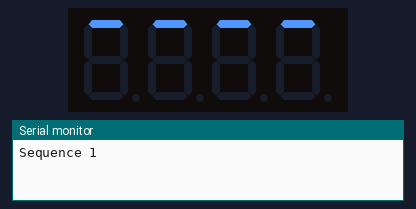
Simulated run of this sketch. Board: Arduino Uno, built with avr-gcc and run on an emulated ATmega328P. On the bench: 4-digit seven-segment display, the last lines printed to the serial monitor.

Above: at 0.35 s.
At 4.3 s:
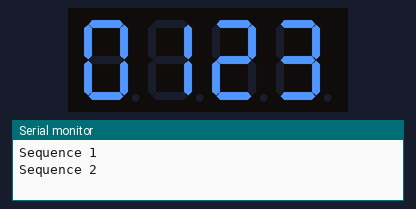
At 18.4 s:
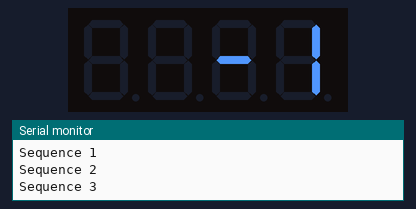
At 22.5 s:
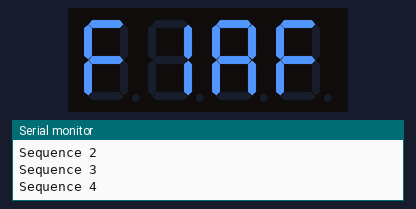
At 24.5 s:
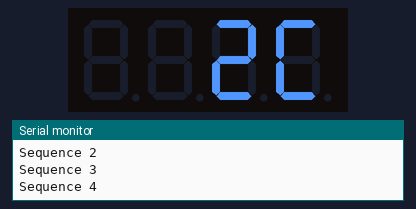
At 26.5 s:
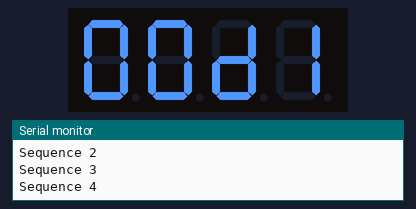

The sketch:

Experiment_7_TM1637.ino
```cpp
// (licence header left out)
#include <TM1637Display.h> //Include TM1637 library functions

const int DIO = 2; //data in
const int CLK = 3; //clock
TM1637Display display(CLK, DIO);

const uint8_t SEG_DONE[] = {
  SEG_B | SEG_C | SEG_D | SEG_E | SEG_G,           // d
  SEG_A | SEG_B | SEG_C | SEG_D | SEG_E | SEG_F,   // O
  SEG_C | SEG_E | SEG_G,                           // n
  SEG_A | SEG_D | SEG_E | SEG_F | SEG_G            // E
};

void setup() {
  pinMode (DIO, OUTPUT);
  pinMode (CLK, OUTPUT);
  Serial.begin(9600);
}

void loop() {
  display.setBrightness(0x0f);
  /*Sequence 1
    This sequence shows how individual segments can turned on and off
    The library defines constants to encode each segment as follows
    #define SEG_A   0b00000001
    #define SEG_B   0b00000010
    #define SEG_C   0b00000100
    #define SEG_D   0b00001000
    #define SEG_E   0b00010000
    #define SEG_F   0b00100000
    #define SEG_G   0b01000000
    #define SEG_DP  0b10000000
  */
  Serial.println ("Sequence 1");
  //Define which segments are on for each digit
  uint8_t allOn[] = { 0xff, 0xff, 0xff, 0xff }; //All segments on
  uint8_t allOff[] = { 0x00, 0x00, 0x00, 0x00 }; //All segments off
  uint8_t segA[] = { SEG_A, SEG_A, SEG_A, SEG_A }; //Segment A on
  uint8_t segB[] = { SEG_B, SEG_B, SEG_B, SEG_B }; //Segment B on
  uint8_t segC[] = { SEG_C, SEG_C, SEG_C, SEG_C }; //Segment C on
  uint8_t segD[] = { SEG_D, SEG_D, SEG_D, SEG_D }; //Segment D on
  uint8_t segE[] = { SEG_E, SEG_E, SEG_E, SEG_E }; //Segment E on
  uint8_t segF[] = { SEG_F, SEG_F, SEG_F, SEG_F }; //Segment F on
  uint8_t segG[] = { SEG_G, SEG_G, SEG_G, SEG_G }; //Segment A on
  for (int i = 0; i < 2; i++) {
    //Run sequence  1and repeat twice
    display.setSegments(allOn);
    delay (200);
    display.setSegments(segA);
    delay (200);
    display.setSegments(segB);
    delay (200);
    display.setSegments(segC);
    delay (200);
    display.setSegments(segD);
    delay (200);
    display.setSegments(segE);
    delay (200);
    display.setSegments(segF);
    delay (200);
    display.setSegments(segG);
    delay (200);
    display.setSegments(allOff);
    delay (300);
  }
  /*Sequence 2
    This sequence shows how you can encode a digit
    in decimal form and pass that to any one of the displays
  */
  Serial.println ("Sequence 2");
  //display 0123
  uint8_t data[4]; //declare array
  data[0] = display.encodeDigit(0);
  data[1] = display.encodeDigit(1);
  data[2] = display.encodeDigit(2);
  data[3] = display.encodeDigit(3);
  display.setSegments(data);
  delay (2000);
  //display 5678
  // Selectively set different digits
  data[0] = display.encodeDigit(5);
  data[1] = display.encodeDigit(6);
  data[2] = display.encodeDigit(7);
  data[3] = display.encodeDigit(8);
  display.setSegments(data);
  delay (2000);
  /*Sequence 3
    This sequence displays a number presented as up to
    4 digits with or without leading zeros.
    False disables leading zeros
  */
  Serial.println ("Sequence 3");
  display.showNumberDec(0, false); // Expect: ___0
  delay(2000);
  display.showNumberDec(0, true);  // Expect: 0000
  delay(2000);
  display.showNumberDec(99, false); // Expect: __99
  delay(2000);
  display.showNumberDec(99, true);  // Expect: 0099
  delay(2000);
  display.clear();
  // Show 14, no leading zeros, length 2 digits, position 1
  // left most digit is position 0 and right most position 3
  display.showNumberDec(14, false, 2, 1); // Expect: _14_
  delay(2000);
  display.showNumberDec(-1, false);  // Expect: __-1
  delay(2000);
  display.showNumberDec(-999);       // Expect: -999
  delay(2000);
  /*Sequence 4
    This sequence displays hexadecimal numbers
  */
  Serial.println ("Sequence 4");
  display.showNumberHexEx(0xf1af);        // Expect: f1Af
  delay(2000);
  display.showNumberHexEx(0x2c);          // Expect: __2C
  delay(2000);
  display.showNumberHexEx(0xd1, 0, true); // Expect: 00d1
  delay(2000);
  /*Sequence 5
    Turn on the display colon. Function usage
    showNumberDecEx (<number>, <code to turn on colon>, <leading zeros>)
  */
  Serial.println ("Sequence 5");
  display.showNumberDecEx(8888, B01000000, true);
  delay (2000);
  for (int i = 0; i < 5; i++) {
    display.showNumberDecEx(1256, B01000000, true);
    delay (500);
    display.showNumberDecEx(1256, B0, true);
    delay (500);
  }
  /*Sequence 6
    Set brightness
  */

  for (int i = 0; i < 7; i++) {
    display.setBrightness(i);
    display.showNumberDec(8888);
    delay(500);
  }
  for (int i = 6; i >= 0; i--) {
    display.setBrightness(i);
    display.showNumberDec(8888);
    delay(500);
  }
  /*Sequence 7
    Custom characters
    dislay done
  */
  display.setBrightness(0x0f);
  display.setSegments(SEG_DONE);
  delay (5000);
}
```

Measured:
- what the display in image 1 shows lasts 2.0 s, from 4.2 s to 6.2 s
